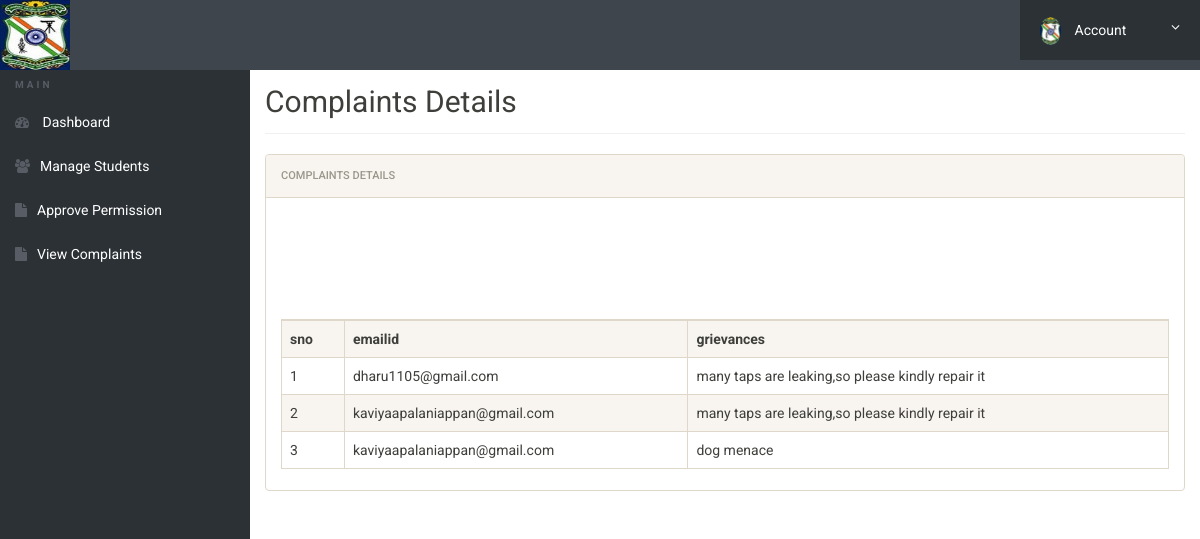
Page /admin/complain.php on the committed database.
### tables this page shows
CREATE TABLE `grievence` (
  `sno` int(11) NOT NULL,
  `email` varchar(30) NOT NULL,
  `grievence` text NOT NULL
);

### admin/complain.php (the view, shortened to what this page needs)
<?php
$dbhost = "localhost";
$dbuser = "root";
$dbpass = "";
$dbname = "portal";
$conn=new mysqli($dbhost, $dbuser,$dbpass, $dbname);
?>
<!doctype html>
<html lang="en" class="no-js">
<head>
	<link rel="stylesheet" href="css/font-awesome.min.css">
	<link rel="stylesheet" href="css/bootstrap.min.css">
	<link rel="stylesheet" href="css/dataTables.bootstrap.min.css">
	<link rel="stylesheet" href="css/bootstrap-social.css">
	<link rel="stylesheet" href="css/bootstrap-select.css">
	<link rel="stylesheet" href="css/fileinput.min.css">
	<link rel="stylesheet" href="css/awesome-bootstrap-checkbox.css">
	<link rel="stylesheet" href="css/style.css">
</head>
<body>
	<?php include('includes/header.php');?>
	<div class="ts-main-content">
			<?php include('includes/sidebar.php');?>
		<div class="content-wrapper">
			<div class="container-fluid">
				<div class="row">
					<div class="col-md-12"><br><br>
						<h2 class="page-title">Complaints Details</h2>
						<div class="panel panel-default">
							<div class="panel-heading">Complaints Details</div>
							<div class="panel-body">
                                        <?php
$query = "SELECT * FROM grievence";
echo "<div align='center'>";
if($conn->query($query)==True)
{
	$res=mysqli_query($conn,$query);
$display_string = '<table id="zctb" class="display table table-striped table-bordered table-hover" cellspacing="0" width="100%">';
$display_string .= '<tr style="border:1px solid black;">';
    $display_string .= "<th>sno</th>";
$display_string .= "<th>emailid</th>";
$display_string .= "<th>grievances</th>";
$display_string .= "</tr>";
echo "<br><br>";
while($row = mysqli_fetch_array($res)) {
   $display_string .= '<tr style="border:1px solid black;">';
     $display_string .= "<td>$row[sno]</td>";
   $display_string .= "<td>$row[email]</td>";
   $display_string .= "<td>$row[grievence]</td>";
$display_string .= "</tr>";
}
echo "<br><br><br>";
$display_string .= "</table>";
echo $display_string;
echo "</div>";
}
?>
							</div>
						</div>
					</div>
				</div>
			</div>
		</div>
	</div>
</body>
</html>

### admin/css/style.css (style rules this page uses)
html { font-size: 14px; }
@media only screen and (min-width: 480px) { html { font-size: 17px; } }
@media only screen and (min-width: 768px) { html { font-size: 14px; } }
body { font-size: 1em; }
.panel { overflow: hidden; }
.page-title { padding-bottom: 15px; margin-bottom: 20px; border-bottom: 1px solid #f0f0f0; }
.ts-main-content .content-wrapper { padding-top: 15px; margin-top: 10px; }
@media only screen and (min-width: 992px) { .ts-main-content .content-wrapper { margin-left: 250px; } }

### rows in the picture
grievence: sno "1", email "dharu1105@gmail.com", grievence "many taps are leaking,so please kindly repair it"
grievence: sno "2", email "kaviyaapalaniappan@gmail.com", grievence "many taps are leaking,so please kindly repair it"
grievence: sno "3", email "kaviyaapalaniappan@gmail.com", grievence "dog menace"
